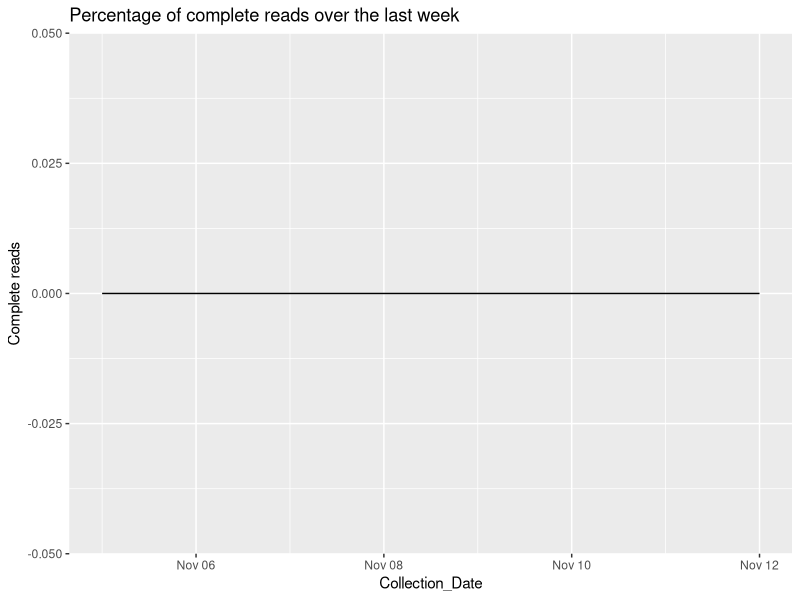

This chart was generated by the following R code: (Note: this script raises an error after producing the figure.)
## ---- chunk 1
knitr::opts_chunk$set(echo = TRUE)
library(dplyr)
library(ggplot2)
library(lubridate)
library(tidyr)
library(stringr)
library(zoo)

## ---- chunk 2
#Global Variables
#Dataframe for the last week
start_date <- (date(Sys.Date())-8)
end_date <- date(Sys.Date()-1)  # yesterdays's date

Last_week <- data.frame(seq(start_date, end_date, "days")) |>
            mutate(Collection_Date= seq.start_date..end_date...days..)

dams  <- c("Avon Dam",
                      "Blue Mountains Dams",
                      "Cataract Dam",
                      "Cordeaux Dam",
                      "Fitzroy Falls Reservoir",
                      "Nepean Dam",
                      "Prospect Reservoir",
                      "Tallowa Dam",
                      "Warragamba Dam",
                      "Wingecarribee Reservoir",
                      "Woronora Dam"

                      )
#Graph Global variables
chart_col_count = 2


Custom_theme = theme(
   #legend.key.height = unit(0.5, "cm"),  # Change height
   #legend.key.width = unit(0.01, "cm"),    # Change width
   legend.position = "top"
  ) 

#For the forecast day zeros and spillover days a colour grading for each
#A
forecast_colour_grading <- c(
  "#3c9c00", "#749200", "#a08300", "#c66e00", "#e74e00", "#ff1235"
)

Forecast_levels    <-   c("Estimated_Day_zero_daily_depletion_rate", 
                    "Estimated_spillover_day_daily_capacity_rate",
                    "Estimated_Day_zero_weekly_depletion_rate", 
                    "Estimated_spillover_day_weekly_capacity_rate",
                    "Estimated_Day_zero_monthly_depletion_rate", 
                    "Estimated_spillover_day_monthly_capacity_rate",
                    "Estimated_Day_zero_60day_depletion_rate", 
                    "Estimated_spillover_day_60day_capacity_rate",
                    "Estimated_Day_zero_90day_depletion_rate", 
                    "Estimated_spillover_day_90day_capacity_rate",
                    "Estimated_Day_zero_120day_depletion_rate", 
                    "Estimated_spillover_day_120day_capacity_rate", 
                    "Historic Data")


#Data From scraped files
all_readings <- read.csv("Daily_Dam_Readings_Greater_Sydney.csv") |>                     
                mutate(Collection_Date = date(Collection_Date))


#Scraper performance over teh last week
disinct_readings_count <- all_readings |> 
                    group_by() |> count(Collection_Date) |>
                    mutate(`Complete reads` = (n / 14)*100) 


#Percentage of complete reads for the last week
last_week_performance <- Last_week |>
                       left_join(disinct_readings_count, by="Collection_Date") |> 
                       mutate(`Complete reads` = case_when(
                         is.na(`Complete reads`) ~ 0,
                         TRUE ~ `Complete reads`
                       ))

Percentage_Of_complete_daily_reads <- ggplot(last_week_performance, aes(Collection_Date, `Complete reads`))+
                            geom_line()+
                            ggtitle("Percentage of complete reads over the last week")


#Decay rate of dams by day by weekly average
all_readings_df <- all_readings |>
                  #Filter the data for the dams
                    mutate(data_classifier = case_when(
                      Variable %in% dams ~ "Dams",
                      TRUE ~ "Summaries"
                    )) |> 
  
                  #Filter for the dams dataset and remove the percentages
                    filter(data_classifier == "Dams") |>
                    mutate(daily_value = as.numeric(sub("%", "", daily_value))) |>
                    group_by(Variable) |> 
                #Calculate the rate of change by fixed time periods
                    mutate(daily__volume_change = as.numeric(daily_value) - as.numeric(lag(x= daily_value, n= 1)))|>    
                    mutate(Avg_Rolling_weekly_volume_change = (as.numeric(daily_value) - as.numeric(rollmean(daily_value, k=7)))/7) |>
                    mutate(Avg_Rolling_monthly_volume_change = (as.numeric(daily_value) - as.numeric(rollmean(daily_value, k=30)))/30) |> 
                    mutate(Avg_Rolling_60day_volume_change = (as.numeric(daily_value) - as.numeric(rollmean(daily_value, k=60)))/60) |> 
                    mutate(Avg_Rolling_90day_volume_change = (as.numeric(daily_value) - as.numeric(rollmean(daily_value, k=90)))/90) |> 
                    mutate(Avg_Rolling_120day_volume_change = (as.numeric(daily_value) - as.numeric(rollmean(daily_value, k=120)))/120) |> 
              #Depletion Rates
                  #Daily rate of change
                      mutate(Days_to_zero_at_daily_depletion_rate = case_when(
                        daily__volume_change >= 0 ~ NA,
                        daily__volume_change < 0 ~ days(round(abs((daily_value / daily__volume_change))))
                      )) |> 
                    #weekly depletion rate
                      mutate(Days_to_zero_at_weekly_depletion_rate = case_when(
                        Avg_Rolling_weekly_volume_change >= 0 ~ NA,
                        Avg_Rolling_weekly_volume_change < 0 ~  days(round(abs((daily_value / Avg_Rolling_weekly_volume_change))))
                      )) |> 
                    #Monthly depletion rate
                      mutate(Days_to_zero_at_monthly_depletion_rate = case_when(
                        Avg_Rolling_monthly_volume_change >= 0 ~ NA,
                        Avg_Rolling_monthly_volume_change < 0 ~  days(round(abs((daily_value / Avg_Rolling_monthly_volume_change))))
                      )) |>
                    #60 Day depletion rate
                      mutate(Days_to_zero_at_60day_depletion_rate = case_when(
                        Avg_Rolling_60day_volume_change >= 0 ~ NA,
                        Avg_Rolling_60day_volume_change < 0 ~  days(round(abs((daily_value / Avg_Rolling_60day_volume_change))))
                      ))|>
                    #90 Day depletion rate
                      mutate(Days_to_zero_at_90day_depletion_rate = case_when(
                        Avg_Rolling_90day_volume_change >= 0 ~ NA,
                        Avg_Rolling_90day_volume_change < 0 ~  days(round(abs((daily_value / Avg_Rolling_90day_volume_change))))
                      )) |>
                    #120 Day depletion rate
                      mutate(Days_to_zero_at_120day_depletion_rate = case_when(
                        Avg_Rolling_120day_volume_change >= 0 ~ NA,
                        Avg_Rolling_120day_volume_change < 0 ~  days(round(abs((daily_value / Avg_Rolling_120day_volume_change))))
                      )) |>
              #Capacity Rates 
                    #Daily rate of change
                      mutate(Days_to_full_at_daily_capacity_rate = case_when(
                        daily__volume_change > 0 ~ days(round(abs(((100-daily_value) / daily__volume_change)))),
                        daily__volume_change <= 0 ~ NA
                      )) |>
                    #weekly rate of change
                      mutate(Days_to_full_at_weekly_capacity_rate = case_when(
                        Avg_Rolling_weekly_volume_change > 0 ~ days(round(abs(((100-daily_value) / Avg_Rolling_weekly_volume_change)))),
                        Avg_Rolling_weekly_volume_change <= 0 ~ NA
                      )) |>
                    #Monthly rate of change
                      mutate(Days_to_full_at_monthly_capacity_rate = case_when(
                        Avg_Rolling_monthly_volume_change > 0 ~ days(round(abs(((100-daily_value) / Avg_Rolling_monthly_volume_change)))),
                        Avg_Rolling_monthly_volume_change <= 0 ~ NA
                      )) |>
                    #60 Day depletion rate
                      mutate(Days_to_full_at_60day_capacity_rate = case_when(
                        Avg_Rolling_60day_volume_change > 0 ~ days(round(abs(((100-daily_value) / Avg_Rolling_60day_volume_change)))),
                        Avg_Rolling_60day_volume_change <= 0 ~ NA
                      )) |>  
                    #90 Day depletion rate
                      mutate(Days_to_full_at_90day_capacity_rate = case_when(
                        Avg_Rolling_90day_volume_change > 0 ~ days(round(abs(((100-daily_value) / Avg_Rolling_90day_volume_change)))),
                        Avg_Rolling_90day_volume_change <= 0 ~ NA
                      )) |>  
                    #120 day depletion rate
                      mutate(Days_to_full_at_120day_capacity_rate = case_when(
                        Avg_Rolling_120day_volume_change > 0 ~ days(round(abs(((100-daily_value) / Avg_Rolling_120day_volume_change)))),
                        Avg_Rolling_120day_volume_change <= 0 ~ NA
                      )) |>
                  #For each of the 12 dates, what is the forecast date the dam will spill or deplete?
                      #For Depletion rates;
                        #daily Depletion rate:
                          mutate(Estimated_Day_zero_daily_depletion_rate = Days_to_zero_at_daily_depletion_rate + Collection_Date) |>
                          mutate(Estimated_Day_zero_weekly_depletion_rate = Days_to_zero_at_weekly_depletion_rate + Collection_Date) |>
                          mutate(Estimated_Day_zero_monthly_depletion_rate = Days_to_zero_at_monthly_depletion_rate + Collection_Date) |>
                          mutate(Estimated_Day_zero_60day_depletion_rate = Days_to_zero_at_60day_depletion_rate + Collection_Date) |>
                          mutate(Estimated_Day_zero_90day_depletion_rate = Days_to_zero_at_90day_depletion_rate + Collection_Date) |>
                          mutate(Estimated_Day_zero_120day_depletion_rate = Days_to_zero_at_120day_depletion_rate + Collection_Date) |>
                        #Daily capacity rates:
                          mutate(Estimated_spillover_day_daily_capacity_rate = Days_to_full_at_daily_capacity_rate + Collection_Date) |>
                          mutate(Estimated_spillover_day_weekly_capacity_rate = Days_to_full_at_weekly_capacity_rate + Collection_Date) |>
                          mutate(Estimated_spillover_day_monthly_capacity_rate = Days_to_full_at_monthly_capacity_rate + Collection_Date) |>
                          mutate(Estimated_spillover_day_60day_capacity_rate = Days_to_full_at_60day_capacity_rate + Collection_Date) |>
                          mutate(Estimated_spillover_day_90day_capacity_rate = Days_to_full_at_90day_capacity_rate + Collection_Date) |>  
                          mutate(Estimated_spillover_day_120day_capacity_rate = Days_to_full_at_120day_capacity_rate + Collection_Date) 

#Shorten the dataset to join to the chart
Historic_dataset<- all_readings_df |>
  filter(Collection_Date != date(Sys.Date())) |>
  mutate(`Forecast Type` = "Historic Data") |>
  mutate(`Date Type` = "Historic Data") |>
  rename(Date = Collection_Date) |> 
  mutate(Dam_level_range = "Historic Data") |>
  mutate(Dam_Level_Values = daily_value) |>
  select(Variable,`Forecast Type`, `Date Type`, Date, Dam_level_range, Dam_Level_Values)
                  
  #Subset series
  Yesterdays_Forecast <- all_readings_df |>
  select(Variable,Collection_Date, daily_value,
          Estimated_Day_zero_daily_depletion_rate, Estimated_spillover_day_daily_capacity_rate,
          Estimated_Day_zero_weekly_depletion_rate, Estimated_spillover_day_weekly_capacity_rate,
          Estimated_Day_zero_monthly_depletion_rate, Estimated_spillover_day_monthly_capacity_rate,
          Estimated_Day_zero_60day_depletion_rate, Estimated_spillover_day_60day_capacity_rate,
          Estimated_Day_zero_90day_depletion_rate, Estimated_spillover_day_90day_capacity_rate,
          Estimated_Day_zero_120day_depletion_rate, Estimated_spillover_day_120day_capacity_rate) |>
  filter(Collection_Date == end_date)|>
    pivot_longer(cols = starts_with("Estimated"),
                 names_to = "Forecast Type",
                 values_to = "Key Date"
                 ) |>
    mutate(Forecast_value = case_when(
      str_detect(`Forecast Type`, "Day_zero") ~ 0,
      str_detect(`Forecast Type`, "spillover_day") ~ 100,
      TRUE ~ 500
    ))
  
Yesterdays_Forecast_Graph_data <-Yesterdays_Forecast |>
  pivot_longer(
    cols = c("Collection_Date", "Key Date"),
    names_to = "Date Type",
    values_to = "Date"
  ) |>
  pivot_longer(
    cols = c("daily_value", "Forecast_value"),
    names_to  = "Dam_level_range",
    values_to = "Dam_Level_Values"
  ) |> filter(!is.na(Date)) |> 
  #The pivot longer matches the permutations - we want to remove them
    filter(`Date Type` != "Collection_Date" & Dam_level_range == "Forecast_value" |
           `Date Type` == "Collection_Date" & Dam_level_range == "daily_value" ) |>
    rbind(Historic_dataset) |>
  #Adding levels so that i can match the colours in the charts
  mutate(`Forecast Type` = factor(`Forecast Type`))# |>
#  mutate(`Forecast Type` = fct_recode(`Forecast Type`, Forecast_levels))

Yesterdays_day_zeros <- Yesterdays_Forecast_Graph_data |>
  filter(`Date Type` == "Key Date") |> select(Variable, `Forecast Type`, Date) |>
  pivot_wider(names_from = `Forecast Type`, values_from = Date) |>
  select(Variable, Estimated_Day_zero_daily_depletion_rate, Estimated_Day_zero_weekly_depletion_rate,
         Estimated_Day_zero_monthly_depletion_rate, Estimated_Day_zero_60day_depletion_rate,
         Estimated_Day_zero_90day_depletion_rate, Estimated_Day_zero_120day_depletion_rate)

yesterdays_spillover_days <- Yesterdays_Forecast_Graph_data |>
  filter(`Date Type` == "Key Date") |> select(Variable, `Forecast Type`, Date) |>
  pivot_wider(names_from = `Forecast Type`, values_from = Date) |>
  select(Variable, Estimated_spillover_day_daily_capacity_rate,
         Estimated_spillover_day_weekly_capacity_rate, Estimated_spillover_day_60day_capacity_rate,
         Estimated_spillover_day_90day_capacity_rate, Estimated_spillover_day_120day_capacity_rate)

  
#Plot series to show the forecasts by dam
  #2025 View
gg_dam_forecast_30 <-Yesterdays_Forecast_Graph_data |>
    ggplot(aes(x= Date, y = Dam_Level_Values , colour = `Forecast Type`),)+
    geom_line()+
    xlim(c(as.Date("2023-01-01"), as.Date("2030-01-01")))+
    ylim(0,100)+
    facet_wrap(~Variable, ncol = chart_col_count)+
    theme(legend.position = "none")+
    guides(colour=guide_legend(ncol=1))

gg_dam_forecast_60 <-Yesterdays_Forecast_Graph_data |>
    ggplot(aes(x= Date, y = Dam_Level_Values , colour = `Forecast Type`),)+
    geom_line()+
  xlim(c(as.Date("2023-01-01"), as.Date("2060-01-01")))+
    ylim(0,100)+
    facet_wrap(~Variable, ncol = chart_col_count)+
    Custom_theme+
    guides(colour=guide_legend(ncol=1))
  
## ---- chunk 3
## How has the scraper performed over the last week?
# Testing next to see if its deployed in the markdown on deploy

Percentage_Of_complete_daily_reads


## ---- chunk 4
#Based off the most recent estimates we can derive the following dates the dams will reach empty.
knitr::kable(Yesterdays_day_zeros)

#For those values that are NA, we expect the dam to spill over before they begin depleting again 
knitr::kable(yesterdays_spillover_days)

## ---- chunk 5
#Based on a 120 day rolling average what date is warragamba likely to overflow or hit zero.
gg_dam_forecast_60
gg_dam_forecast_30
